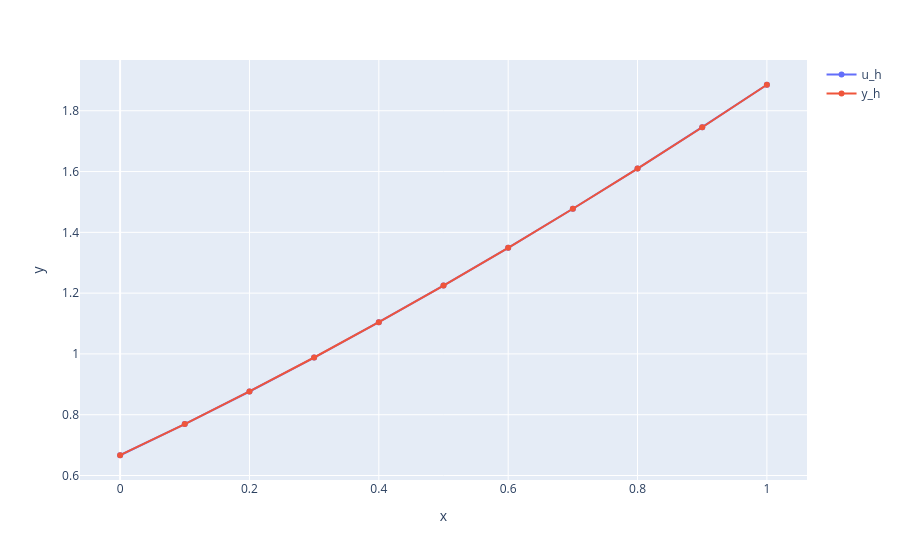

Notebook code for this chart:
### Markdown cell above
# Решение системы

### Code cell
y_i = np.zeros(shape=(N + 1,), dtype=np.float64)
y_i[1:-1] = monotonous_reduction(a_i, b_i, c_i, f_i)
y_i[0] = (4 * y_i[1] - y_i[2] + 2 * h) / (6 * h + 3)
y_i[N] = (-y_i[N - 2] + 4 * y_i[N - 1] + 2 ** 1.5 * h) / 3

u_i = np.array([u(x_i[i]) for i in range(N + 1)])

figure = px.line(x=x_i, y=u_i, markers=True)

figure.update_traces(name="u_h", showlegend=True)
figure.add_scatter(x=x_i, y=y_i, name="y_h")

figure.show()

### Figure 1 — Plotly figure (JSON) as saved in the notebook; plotly's stock layout.template omitted (floating-point values rounded to 4 significant figures)
{"data": [{"hovertemplate": "x=%{x}<br>y=%{y}<extra></extra>", "legendgroup": "", "line": {"color": "#636efa", "dash": "solid"}, "marker": {"symbol": "circle"}, "mode": "lines+markers", "name": "u_h", "orientation": "v", "showlegend": true, "type": "scatter", "x": [0.0, 0.1, 0.2, 0.3, 0.4, 0.5, 0.6, 0.7, 0.8, 0.9, 1.0], "xaxis": "x", "y": [0.6667, 0.7691, 0.8764, 0.9882, 1.104, 1.225, 1.349, 1.478, 1.61, 1.746, 1.886], "yaxis": "y"}, {"name": "y_h", "type": "scatter", "x": [0.0, 0.1, 0.2, 0.3, 0.4, 0.5, 0.6, 0.7, 0.8, 0.9, 1.0], "y": [0.6668, 0.7693, 0.8765, 0.9882, 1.104, 1.225, 1.349, 1.478, 1.61, 1.746, 1.886]}], "layout": {"legend": {"tracegroupgap": 0}, "margin": {"t": 60}, "xaxis": {"anchor": "y", "domain": [0, 1], "title": {"text": "x"}}, "yaxis": {"anchor": "x", "domain": [0, 1], "title": {"text": "y"}}}}
